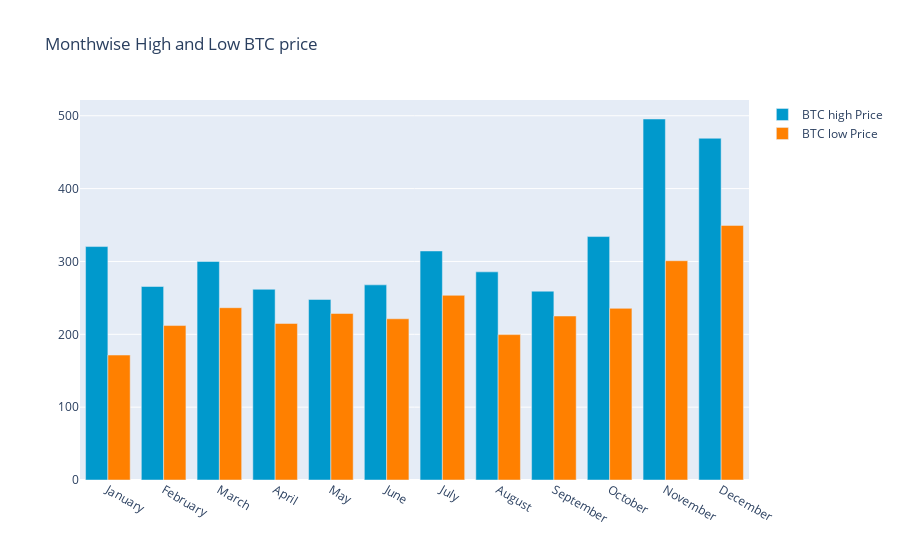

Here is the notebook cell this chart was saved with:
### Code cell
y_2015.groupby(y_2015['Date'].dt.strftime('%B'))['Low'].min()
monthvise_high = y_2015.groupby(maindf['Date'].dt.strftime('%B'))['High'].max()
monthvise_high = monthvise_high.reindex(new_order, axis=0)

monthvise_low = y_2015.groupby(y_2015['Date'].dt.strftime('%B'))['Low'].min()
monthvise_low = monthvise_low.reindex(new_order, axis=0)

fig = go.Figure()
fig.add_trace(go.Bar(
    x=monthvise_high.index,
    y=monthvise_high,
    name='BTC high Price',
    marker_color='rgb(0, 153, 204)'
))
fig.add_trace(go.Bar(
    x=monthvise_low.index,
    y=monthvise_low,
    name='BTC low Price',
    marker_color='rgb(255, 128, 0)'
))

fig.update_layout(barmode='group', 
                  title=' Monthwise High and Low BTC price')
fig.show()

### Figure 1 — Plotly figure (JSON) as saved in the notebook; plotly's stock layout.template omitted (floating-point values rounded to 4 significant figures)
{"data": [{"marker": {"color": "rgb(0, 153, 204)"}, "name": "BTC high Price", "type": "bar", "x": ["January", "February", "March", "April", "May", "June", "July", "August", "September", "October", "November", "December"], "y": [320.4, 265.6, 300.0, 261.8, 247.8, 267.9, 314.4, 285.7, 259.2, 334.2, 495.6, 469.1]}, {"marker": {"color": "rgb(255, 128, 0)"}, "name": "BTC low Price", "type": "bar", "x": ["January", "February", "March", "April", "May", "June", "July", "August", "September", "October", "November", "December"], "y": [171.5, 212.0, 236.5, 214.9, 228.6, 221.3, 253.5, 199.6, 225.1, 235.6, 301.0, 349.5]}], "layout": {"autosize": true, "barmode": "group", "title": {"text": " Monthwise High and Low BTC price"}, "xaxis": {"autorange": true, "range": [-0.5, 11.5], "type": "category"}, "yaxis": {"autorange": true, "range": [0, 521.6], "type": "linear"}}}
